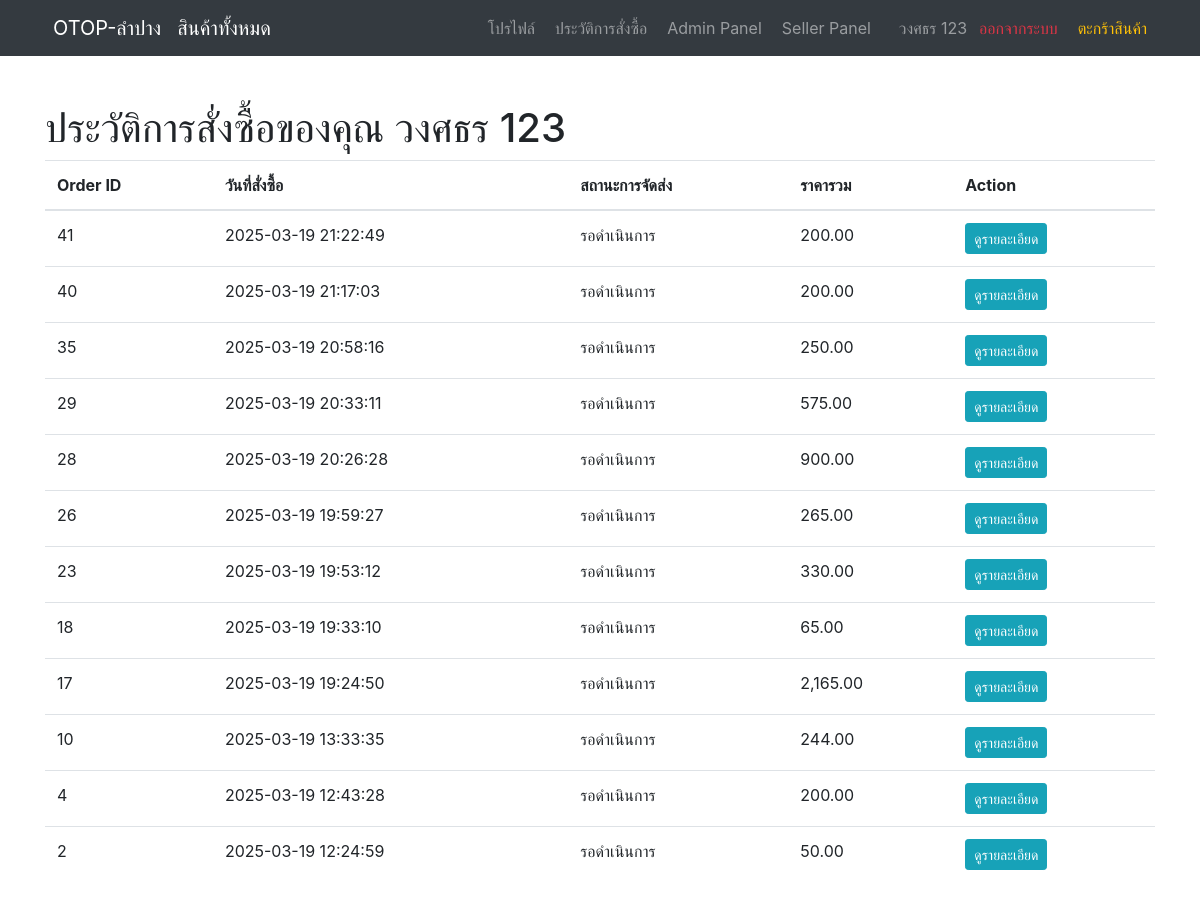
Screenshot of /orders_history.php (signed in) with the database file from the repository.
### tables this page shows
CREATE TABLE `users` (
  `user_id` int(11) NOT NULL,
  `username` varchar(50) NOT NULL,
  `email` varchar(100) NOT NULL,
  `password` varchar(255) NOT NULL,
  `first_name` varchar(50) DEFAULT NULL,
  `last_name` varchar(50) DEFAULT NULL,
  `created_at` timestamp NOT NULL DEFAULT current_timestamp(),
  `reset_token` varchar(255) DEFAULT NULL,
  `reset_token_expires` int(11) DEFAULT NULL,
  `phone_number` varchar(20) DEFAULT NULL,
  `address` text DEFAULT NULL,
  `is_active` tinyint(1) NOT NULL DEFAULT 1
);

CREATE TABLE `orders` (
  `id` int(11) NOT NULL,
  `user_id` int(11) NOT NULL,
  `total_price` decimal(12,2) NOT NULL CHECK (`total_price` >= 0),
  `status` enum('pending','paid','shipped','completed','cancelled') NOT NULL DEFAULT 'pending',
  `created_at` timestamp NOT NULL DEFAULT current_timestamp(),
  `updated_at` timestamp NOT NULL DEFAULT current_timestamp() ON UPDATE current_timestamp(),
  `discount_id` int(11) DEFAULT NULL,
  `payment_status` enum('pending','completed','failed') DEFAULT 'pending',
  `payment_method_id` int(11) DEFAULT NULL,
  `bank_account_id` int(11) DEFAULT NULL,
  `seller_id` int(11) DEFAULT NULL,
  `shipping_status` enum('pending','packing','shipped','arrived') DEFAULT 'pending'
);

### inc/functions.php (called while the page is built, shortened)
<?php
function getUserFullName($conn, $user_id) {
    $sql_user = "SELECT first_name, last_name FROM users WHERE user_id = ?";
    $stmt_user = $conn->prepare($sql_user);
    $stmt_user->bind_param("i", $user_id);
    $stmt_user->execute();
    $result_user = $stmt_user->get_result();
    if ($result_user->num_rows > 0) {
        $user = $result_user->fetch_assoc();
        return sanitize($user['first_name']) . ' ' . sanitize($user['last_name']);
    } else {
        return "ไม่พบข้อมูล";
    }
}
function get_db_results($conn, $sql, $param_types = "", ...$params) {
    $stmt = $conn->prepare($sql);
    if ($param_types != "") {
        $stmt->bind_param($param_types, ...$params);
    }
    if (!$stmt->execute()) {
        error_log("Execute failed: " . $stmt->error);
        return false;
    }
    $result = $stmt->get_result();
    return $result;
}
function sanitize($data) {
    return htmlspecialchars(strip_tags(trim($data)), ENT_QUOTES, 'UTF-8');
}
?>

### orders_history.php (the view, shortened to what this page needs)
<?php
include "inc/db_config.php";
include "inc/functions.php";
$user_id = $_SESSION['user_id'];
$user_full_name = getUserFullName($conn, $user_id);
$sql = "SELECT * FROM orders WHERE user_id = ? ORDER BY created_at DESC";
$result = get_db_results($conn, $sql, "i", $user_id);
?>
    <!DOCTYPE html>
    <html lang="th">
    <head>
        <link rel="stylesheet" href="https://stackpath.bootstrapcdn.com/bootstrap/4.5.2/css/bootstrap.min.css">
    </head>
    <body>
    <?php include "inc/navbar.php"; ?>
    <div class="container mt-5">
        <h1>ประวัติการสั่งซื้อของคุณ <?php echo $user_full_name; ?></h1>
        <?php if ($result && $result->num_rows > 0): ?>
            <table class="table">
                <thead>
                <tr>
                    <th>Order ID</th>
                    <th>วันที่สั่งซื้อ</th>
                    <th>สถานะการจัดส่ง</th>
                    <th>ราคารวม</th>
                    <th>Action</th>
                </tr>
                </thead>
                <tbody>
                <?php while ($row = $result->fetch_assoc()):
                    $order_id = $row['id'];
                    $orderDate =  date('Y-m-d H:i:s', strtotime($row['created_at']));
                    $orderStatus = $row['shipping_status'];
                    $shipping_status_text = "";
                    switch ($orderStatus) {
                        case 'pending':
                            $shipping_status_text = 'รอดำเนินการ';
                            break;
                    }
                    ?>
                    <tr>
                        <td><?php echo $order_id; ?></td>
                        <td><?php echo   $orderDate ; ?></td>
                        <td>
                            <?php echo $shipping_status_text;  ?></td>
                        <td><?php echo number_format($row['total_price'], 2); ?></td>
                        <td>
                            <a href="order_details.php?order_id=<?php echo $order_id; ?>" class="btn btn-info btn-sm">ดูรายละเอียด</a>
                        </td>
                    </tr>
                <?php endwhile; ?>
                </tbody>
            </table>
        <?php else: ?>
            <p>ไม่มีประวัติการสั่งซื้อ.</p>
        <?php endif; ?>
    </div>
    </body>
    </html>

### inc/navbar.php (shortened to what this page needs)
<?php
require_once "db_config.php";
function getUserRoles($conn, $user_id) {
    $roles = array();
    $sql = "SELECT role_id FROM user_roles WHERE user_id = ?";
    $stmt = $conn->prepare($sql);
    $stmt->bind_param("i", $user_id);
    $stmt->execute();
    $result = $stmt->get_result();
    while ($row = $result->fetch_assoc()) {
        $roles[] = $row['role_id'];
    }
    return $roles;
}
?>
<nav class="navbar navbar-expand-lg navbar-dark bg-dark">
    <div class="container">
        <a class="navbar-brand" href="index.php">
            <i class="fas fa-store mr-2"></i>OTOP-ลำปาง
        </a>
        <a class="navbar-brand" href="products_all.php">
            สินค้าทั้งหมด
        </a>
        <div class="collapse navbar-collapse" id="navbarNav">
            <ul class="navbar-nav ml-auto align-items-center">
                <?php if (isset($_SESSION['user_id'])) :
                    $user_id = $_SESSION['user_id'];
                    $roles = getUserRoles($conn, $user_id);
                    $sql_user = "SELECT first_name, last_name FROM users WHERE user_id = ?";
                    $stmt_user = $conn->prepare($sql_user);
                    $stmt_user->bind_param("i", $user_id);
                    $stmt_user->execute();
                    $result_user = $stmt_user->get_result();
                    $user = $result_user->fetch_assoc();
                    $username = $user['first_name'] . ' ' . $user['last_name'];
                    ?>
                    <li class="nav-item">
                        <a class="nav-link" href="profile.php"><i class="fas fa-cog mr-1"></i> โปรไฟล์</a>
                    </li>
                    <li class="nav-item">
                        <a class="nav-link" href="orders_history.php"><i class="fas fa-history mr-1"></i> ประวัติการสั่งซื้อ</a>
                    </li>
                    <?php if (in_array(1, $roles)) : ?>
                    <li class="nav-item">
                        <a class="nav-link" href="Admin_dashboard/dashboard.php"><i class="fas fa-tools mr-1"></i> Admin Panel</a>
                    </li>
                <?php endif; ?>
                    <?php if (in_array(3, $roles)) : ?>
                    <li class="nav-item">
                        <a class="nav-link" href="Seller_dashboard/seller_panel.php"><i class="fas fa-store mr-1"></i> Seller Panel</a>
                    </li>
                <?php endif; ?>
                    <?php include 'notification_icon.php'; ?>
                    <li class="nav-item">
                        <span class="navbar-text"><i class="fas fa-user mr-1"></i> <?php echo htmlspecialchars($username); ?></span>
                    </li>
                    <li class="nav-item">
                        <a class="nav-link text-danger" href="logout.php"><i class="fas fa-sign-out-alt mr-1"></i> ออกจากระบบ</a>
                    </li>
                <?php endif; ?>
                <li class="nav-item">
                    <a class="nav-link text-warning" href="cart.php"><i class="fas fa-shopping-cart mr-1"></i> ตะกร้าสินค้า</a>
                </li>
            </ul>
        </div>
    </div>
</nav>

### rows the page displays
users: username "วงศธร 123", user_full_name "วงศธร 123"
orders: id "41", created_at "2025-03-19 21:22:49", shipping_status "รอดำเนินการ", total_price "200.00"
orders: id "40", created_at "2025-03-19 21:17:03", shipping_status "รอดำเนินการ", total_price "200.00"
orders: id "35", created_at "2025-03-19 20:58:16", shipping_status "รอดำเนินการ", total_price "250.00"
orders: id "29", created_at "2025-03-19 20:33:11", shipping_status "รอดำเนินการ", total_price "575.00"
orders: id "28", created_at "2025-03-19 20:26:28", shipping_status "รอดำเนินการ", total_price "900.00"
orders: id "26", created_at "2025-03-19 19:59:27", shipping_status "รอดำเนินการ", total_price "265.00"
orders: id "23", created_at "2025-03-19 19:53:12", shipping_status "รอดำเนินการ", total_price "330.00"
orders: id "18", created_at "2025-03-19 19:33:10", shipping_status "รอดำเนินการ", total_price "65.00"
orders: id "17", created_at "2025-03-19 19:24:50", shipping_status "รอดำเนินการ", total_price "2,165.00"
orders: id "10", created_at "2025-03-19 13:33:35", shipping_status "รอดำเนินการ", total_price "244.00"
orders: id "4", created_at "2025-03-19 12:43:28", shipping_status "รอดำเนินการ", total_price "200.00"
orders: id "2", created_at "2025-03-19 12:24:59", shipping_status "รอดำเนินการ", total_price "50.00"
